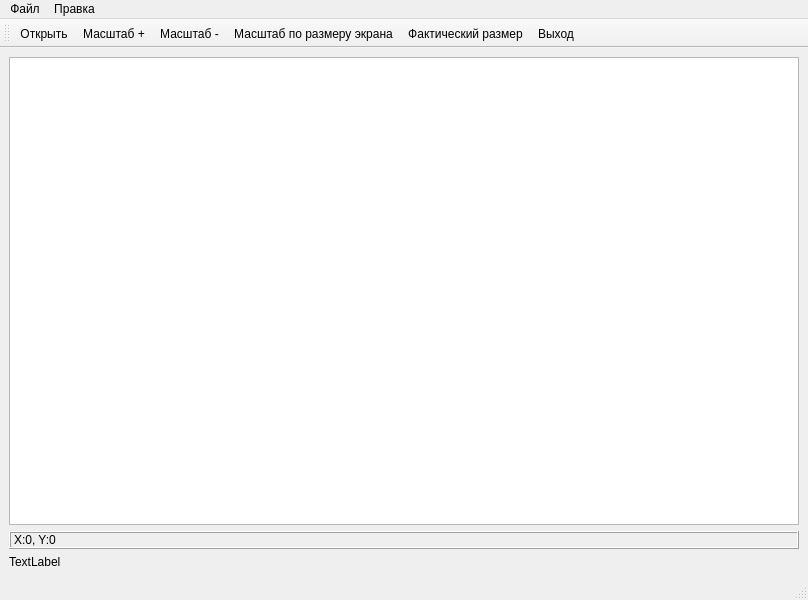
<?xml version="1.0" encoding="UTF-8"?>
<ui version="4.0">
 <class>MainWindow</class>
 <widget class="QMainWindow" name="MainWindow">
  <property name="geometry">
   <rect>
    <x>0</x>
    <y>0</y>
    <width>808</width>
    <height>600</height>
   </rect>
  </property>
  <property name="windowTitle">
   <string>MainWindow</string>
  </property>
  <widget class="QWidget" name="centralwidget">
   <layout class="QGridLayout" name="gridLayout">
    <item row="2" column="0">
     <widget class="QLabel" name="input_image_label">
      <property name="text">
       <string>TextLabel</string>
      </property>
     </widget>
    </item>
    <item row="0" column="0">
     <widget class="imageview" name="graphicsView"/>
    </item>
    <item row="1" column="0">
     <widget class="QLabel" name="label_coords">
      <property name="frameShape">
       <enum>QFrame::Box</enum>
      </property>
      <property name="frameShadow">
       <enum>QFrame::Raised</enum>
      </property>
      <property name="text">
       <string>X:0, Y:0</string>
      </property>
     </widget>
    </item>
   </layout>
  </widget>
  <widget class="QMenuBar" name="menubar">
   <property name="geometry">
    <rect>
     <x>0</x>
     <y>0</y>
     <width>808</width>
     <height>21</height>
    </rect>
   </property>
   <widget class="QMenu" name="menu">
    <property name="title">
     <string>Файл</string>
    </property>
    <addaction name="open_image_button"/>
    <addaction name="exit_button"/>
   </widget>
   <widget class="QMenu" name="menu_2">
    <property name="title">
     <string>Правка</string>
    </property>
    <addaction name="zoom_in_button"/>
    <addaction name="zoom_out_button"/>
    <addaction name="fit_button"/>
    <addaction name="fit_inv_button"/>
   </widget>
   <addaction name="menu"/>
   <addaction name="menu_2"/>
  </widget>
  <widget class="QStatusBar" name="statusbar"/>
  <widget class="QToolBar" name="toolBar">
   <property name="windowTitle">
    <string>toolBar</string>
   </property>
   <attribute name="toolBarArea">
    <enum>TopToolBarArea</enum>
   </attribute>
   <attribute name="toolBarBreak">
    <bool>false</bool>
   </attribute>
   <addaction name="open_image_button"/>
   <addaction name="zoom_in_button"/>
   <addaction name="zoom_out_button"/>
   <addaction name="fit_button"/>
   <addaction name="fit_inv_button"/>
   <addaction name="exit_button"/>
  </widget>
  <action name="open_image_button">
   <property name="icon">
    <iconset resource="res.qrc">
     <normaloff>:/pref/icons/open-file.png</normaloff>:/pref/icons/open-file.png</iconset>
   </property>
   <property name="text">
    <string>Открыть</string>
   </property>
   <property name="toolTip">
    <string>Открыть изображение для обработки</string>
   </property>
   <property name="shortcut">
    <string>Ctrl+O</string>
   </property>
  </action>
  <action name="exit_button">
   <property name="icon">
    <iconset resource="res.qrc">
     <normaloff>:/pref/icons/exit.png</normaloff>:/pref/icons/exit.png</iconset>
   </property>
   <property name="text">
    <string>Выход</string>
   </property>
   <property name="toolTip">
    <string>Выход из программы</string>
   </property>
   <property name="shortcut">
    <string>Ctrl+W</string>
   </property>
  </action>
  <action name="zoom_in_button">
   <property name="icon">
    <iconset resource="res.qrc">
     <normaloff>:/pref/icons/zoom_in.png</normaloff>:/pref/icons/zoom_in.png</iconset>
   </property>
   <property name="text">
    <string>Масштаб +</string>
   </property>
   <property name="shortcut">
    <string>Ctrl+=</string>
   </property>
  </action>
  <action name="zoom_out_button">
   <property name="icon">
    <iconset resource="res.qrc">
     <normaloff>:/pref/icons/zoom_out.png</normaloff>:/pref/icons/zoom_out.png</iconset>
   </property>
   <property name="text">
    <string>Масштаб -</string>
   </property>
   <property name="shortcut">
    <string>Ctrl+-</string>
   </property>
  </action>
  <action name="fit_button">
   <property name="icon">
    <iconset resource="res.qrc">
     <normaloff>:/pref/icons/fit_inv.png</normaloff>:/pref/icons/fit_inv.png</iconset>
   </property>
   <property name="text">
    <string>Масштаб по размеру экрана</string>
   </property>
   <property name="toolTip">
    <string>Масштаб по размеру экрана</string>
   </property>
  </action>
  <action name="fit_inv_button">
   <property name="icon">
    <iconset resource="res.qrc">
     <normaloff>:/pref/icons/fit.png</normaloff>:/pref/icons/fit.png</iconset>
   </property>
   <property name="text">
    <string>Фактический размер</string>
   </property>
  </action>
 </widget>
 <customwidgets>
  <customwidget>
   <class>imageview</class>
   <extends>QGraphicsView</extends>
   <header>imageview.h</header>
  </customwidget>
 </customwidgets>
 <resources>
  <include location="res.qrc"/>
 </resources>
 <connections/>
</ui>
